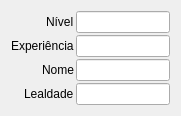
  <widget class="QWidget" name="formLayoutWidget">
   <property name="geometry">
    <rect>
     <x>400</x>
     <y>110</y>
     <width>181</width>
     <height>101</height>
    </rect>
   </property>
   <layout class="QFormLayout" name="formLayout">
    <property name="labelAlignment">
     <set>Qt::AlignRight|Qt::AlignTrailing|Qt::AlignVCenter</set>
    </property>
    <property name="horizontalSpacing">
     <number>2</number>
    </property>
    <property name="verticalSpacing">
     <number>2</number>
    </property>
    <item row="0" column="0">
     <widget class="QLabel" name="label_12">
      <property name="text">
       <string>Nível</string>
      </property>
     </widget>
    </item>
    <item row="0" column="1">
     <widget class="QLineEdit" name="txtLevel"/>
    </item>
    <item row="1" column="0">
     <widget class="QLabel" name="label_13">
      <property name="text">
       <string>Experiência</string>
      </property>
     </widget>
    </item>
    <item row="1" column="1">
     <widget class="QLineEdit" name="txtExp"/>
    </item>
    <item row="2" column="0">
     <widget class="QLabel" name="label_14">
      <property name="text">
       <string>Nome</string>
      </property>
     </widget>
    </item>
    <item row="2" column="1">
     <widget class="QLineEdit" name="txtName">
      <property name="maxLength">
       <number>8</number>
      </property>
     </widget>
    </item>
    <item row="3" column="0">
     <widget class="QLabel" name="label_15">
      <property name="text">
       <string>Lealdade</string>
      </property>
     </widget>
    </item>
    <item row="3" column="1">
     <widget class="QLineEdit" name="txtHonorPoints">
      <property name="whatsThis">
       <string>&lt;html&gt;&lt;head/&gt;&lt;body&gt;&lt;p&gt;max: 999&lt;/p&gt;&lt;/body&gt;&lt;/html&gt;</string>
      </property>
     </widget>
    </item>
   </layout>
  </widget>
